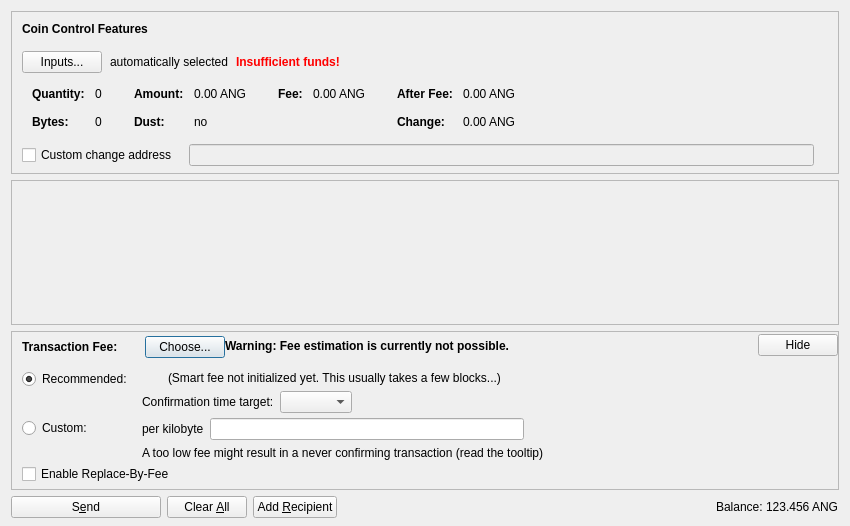
<?xml version="1.0" encoding="UTF-8"?>
<ui version="4.0">
 <class>SendCoinsDialog</class>
 <widget class="QDialog" name="SendCoinsDialog">
  <property name="geometry">
   <rect>
    <x>0</x>
    <y>0</y>
    <width>850</width>
    <height>526</height>
   </rect>
  </property>
  <property name="windowTitle">
   <string>Send Coins</string>
  </property>
  <layout class="QVBoxLayout" name="verticalLayout" stretch="0,1,0,0">
   <property name="bottomMargin">
    <number>8</number>
   </property>
   <item>
    <widget class="QFrame" name="frameCoinControl">
     <property name="sizePolicy">
      <sizepolicy hsizetype="Expanding" vsizetype="Expanding">
       <horstretch>0</horstretch>
       <verstretch>0</verstretch>
      </sizepolicy>
     </property>
     <property name="maximumSize">
      <size>
       <width>16777215</width>
       <height>16777215</height>
      </size>
     </property>
     <property name="frameShape">
      <enum>QFrame::StyledPanel</enum>
     </property>
     <property name="frameShadow">
      <enum>QFrame::Sunken</enum>
     </property>
     <layout class="QVBoxLayout" name="verticalLayoutCoinControl2">
      <property name="spacing">
       <number>0</number>
      </property>
      <property name="leftMargin">
       <number>0</number>
      </property>
      <property name="topMargin">
       <number>0</number>
      </property>
      <property name="rightMargin">
       <number>0</number>
      </property>
      <property name="bottomMargin">
       <number>6</number>
      </property>
      <item>
       <layout class="QVBoxLayout" name="verticalLayoutCoinControl" stretch="0,0,0,0,1">
        <property name="spacing">
         <number>0</number>
        </property>
        <property name="leftMargin">
         <number>10</number>
        </property>
        <property name="topMargin">
         <number>10</number>
        </property>
        <item>
         <layout class="QHBoxLayout" name="horizontalLayoutCoinControl1">
          <property name="bottomMargin">
           <number>15</number>
          </property>
          <item>
           <widget class="QLabel" name="labelCoinControlFeatures">
            <property name="sizePolicy">
             <sizepolicy hsizetype="Preferred" vsizetype="Maximum">
              <horstretch>0</horstretch>
              <verstretch>0</verstretch>
             </sizepolicy>
            </property>
            <property name="font">
             <font>
              <weight>75</weight>
              <bold>true</bold>
             </font>
            </property>
            <property name="styleSheet">
             <string notr="true">font-weight:bold;</string>
            </property>
            <property name="text">
             <string>Coin Control Features</string>
            </property>
           </widget>
          </item>
         </layout>
        </item>
        <item>
         <layout class="QHBoxLayout" name="horizontalLayoutCoinControl2" stretch="0,0,0,0">
          <property name="spacing">
           <number>8</number>
          </property>
          <property name="bottomMargin">
           <number>10</number>
          </property>
          <item>
           <widget class="QPushButton" name="pushButtonCoinControl">
            <property name="styleSheet">
             <string notr="true"/>
            </property>
            <property name="text">
             <string>Inputs...</string>
            </property>
            <property name="autoDefault">
             <bool>false</bool>
            </property>
           </widget>
          </item>
          <item>
           <widget class="QLabel" name="labelCoinControlAutomaticallySelected">
            <property name="text">
             <string>automatically selected</string>
            </property>
            <property name="margin">
             <number>5</number>
            </property>
           </widget>
          </item>
          <item>
           <widget class="QLabel" name="labelCoinControlInsuffFunds">
            <property name="font">
             <font>
              <weight>75</weight>
              <bold>true</bold>
             </font>
            </property>
            <property name="styleSheet">
             <string notr="true">color:red;font-weight:bold;</string>
            </property>
            <property name="text">
             <string>Insufficient funds!</string>
            </property>
            <property name="margin">
             <number>5</number>
            </property>
           </widget>
          </item>
          <item>
           <spacer name="horizontalSpacerCoinControl">
            <property name="orientation">
             <enum>Qt::Horizontal</enum>
            </property>
            <property name="sizeHint" stdset="0">
             <size>
              <width>40</width>
              <height>1</height>
             </size>
            </property>
           </spacer>
          </item>
         </layout>
        </item>
        <item>
         <widget class="QWidget" name="widgetCoinControl" native="true">
          <property name="sizePolicy">
           <sizepolicy hsizetype="Preferred" vsizetype="Preferred">
            <horstretch>0</horstretch>
            <verstretch>0</verstretch>
           </sizepolicy>
          </property>
          <property name="minimumSize">
           <size>
            <width>0</width>
            <height>0</height>
           </size>
          </property>
          <property name="styleSheet">
           <string notr="true"/>
          </property>
          <layout class="QHBoxLayout" name="horizontalLayoutCoinControl5">
           <property name="leftMargin">
            <number>0</number>
           </property>
           <property name="topMargin">
            <number>0</number>
           </property>
           <property name="rightMargin">
            <number>0</number>
           </property>
           <property name="bottomMargin">
            <number>0</number>
           </property>
           <item>
            <layout class="QHBoxLayout" name="horizontalLayoutCoinControl3" stretch="0,0,0,1">
             <property name="spacing">
              <number>20</number>
             </property>
             <property name="topMargin">
              <number>0</number>
             </property>
             <property name="bottomMargin">
              <number>10</number>
             </property>
             <item>
              <layout class="QFormLayout" name="formLayoutCoinControl1">
               <property name="horizontalSpacing">
                <number>10</number>
               </property>
               <property name="verticalSpacing">
                <number>14</number>
               </property>
               <property name="leftMargin">
                <number>10</number>
               </property>
               <property name="topMargin">
                <number>4</number>
               </property>
               <property name="rightMargin">
                <number>6</number>
               </property>
               <item row="0" column="0">
                <widget class="QLabel" name="labelCoinControlQuantityText">
                 <property name="font">
                  <font>
                   <weight>75</weight>
                   <bold>true</bold>
                  </font>
                 </property>
                 <property name="text">
                  <string>Quantity:</string>
                 </property>
                 <property name="margin">
                  <number>0</number>
                 </property>
                </widget>
               </item>
               <item row="0" column="1">
                <widget class="QLabel" name="labelCoinControlQuantity">
                 <property name="cursor">
                  <cursorShape>IBeamCursor</cursorShape>
                 </property>
                 <property name="contextMenuPolicy">
                  <enum>Qt::ActionsContextMenu</enum>
                 </property>
                 <property name="text">
                  <string notr="true">0</string>
                 </property>
                 <property name="margin">
                  <number>0</number>
                 </property>
                 <property name="textInteractionFlags">
                  <set>Qt::LinksAccessibleByMouse|Qt::TextSelectableByKeyboard|Qt::TextSelectableByMouse</set>
                 </property>
                </widget>
               </item>
               <item row="1" column="0">
                <widget class="QLabel" name="labelCoinControlBytesText">
                 <property name="font">
                  <font>
                   <weight>75</weight>
                   <bold>true</bold>
                  </font>
                 </property>
                 <property name="text">
                  <string>Bytes:</string>
                 </property>
                </widget>
               </item>
               <item row="1" column="1">
                <widget class="QLabel" name="labelCoinControlBytes">
                 <property name="cursor">
                  <cursorShape>IBeamCursor</cursorShape>
                 </property>
                 <property name="contextMenuPolicy">
                  <enum>Qt::ActionsContextMenu</enum>
                 </property>
                 <property name="text">
                  <string notr="true">0</string>
                 </property>
                 <property name="textInteractionFlags">
                  <set>Qt::LinksAccessibleByMouse|Qt::TextSelectableByKeyboard|Qt::TextSelectableByMouse</set>
                 </property>
                </widget>
               </item>
              </layout>
             </item>
             <item>
              <layout class="QFormLayout" name="formLayoutCoinControl2">
               <property name="horizontalSpacing">
                <number>10</number>
               </property>
               <property name="verticalSpacing">
                <number>14</number>
               </property>
               <property name="leftMargin">
                <number>6</number>
               </property>
               <property name="topMargin">
                <number>4</number>
               </property>
               <property name="rightMargin">
                <number>6</number>
               </property>
               <item row="0" column="0">
                <widget class="QLabel" name="labelCoinControlAmountText">
                 <property name="font">
                  <font>
                   <weight>75</weight>
                   <bold>true</bold>
                  </font>
                 </property>
                 <property name="text">
                  <string>Amount:</string>
                 </property>
                 <property name="margin">
                  <number>0</number>
                 </property>
                </widget>
               </item>
               <item row="0" column="1">
                <widget class="QLabel" name="labelCoinControlAmount">
                 <property name="cursor">
                  <cursorShape>IBeamCursor</cursorShape>
                 </property>
                 <property name="contextMenuPolicy">
                  <enum>Qt::ActionsContextMenu</enum>
                 </property>
                 <property name="text">
                  <string notr="true">0.00 ANG</string>
                 </property>
                 <property name="textInteractionFlags">
                  <set>Qt::LinksAccessibleByMouse|Qt::TextSelectableByKeyboard|Qt::TextSelectableByMouse</set>
                 </property>
                </widget>
               </item>
               <item row="1" column="0">
                <widget class="QLabel" name="labelCoinControlLowOutputText">
                 <property name="font">
                  <font>
                   <weight>75</weight>
                   <bold>true</bold>
                  </font>
                 </property>
                 <property name="text">
                  <string>Dust:</string>
                 </property>
                </widget>
               </item>
               <item row="1" column="1">
                <widget class="QLabel" name="labelCoinControlLowOutput">
                 <property name="cursor">
                  <cursorShape>IBeamCursor</cursorShape>
                 </property>
                 <property name="contextMenuPolicy">
                  <enum>Qt::ActionsContextMenu</enum>
                 </property>
                 <property name="text">
                  <string notr="true">no</string>
                 </property>
                 <property name="textInteractionFlags">
                  <set>Qt::LinksAccessibleByMouse|Qt::TextSelectableByKeyboard|Qt::TextSelectableByMouse</set>
                 </property>
                </widget>
               </item>
              </layout>
             </item>
             <item>
              <layout class="QFormLayout" name="formLayoutCoinControl3">
               <property name="horizontalSpacing">
                <number>10</number>
               </property>
               <property name="verticalSpacing">
                <number>14</number>
               </property>
               <property name="leftMargin">
                <number>6</number>
               </property>
               <property name="topMargin">
                <number>4</number>
               </property>
               <property name="rightMargin">
                <number>6</number>
               </property>
               <item row="0" column="0">
                <widget class="QLabel" name="labelCoinControlFeeText">
                 <property name="font">
                  <font>
                   <weight>75</weight>
                   <bold>true</bold>
                  </font>
                 </property>
                 <property name="text">
                  <string>Fee:</string>
                 </property>
                 <property name="margin">
                  <number>0</number>
                 </property>
                </widget>
               </item>
               <item row="0" column="1">
                <widget class="QLabel" name="labelCoinControlFee">
                 <property name="cursor">
                  <cursorShape>IBeamCursor</cursorShape>
                 </property>
                 <property name="contextMenuPolicy">
                  <enum>Qt::ActionsContextMenu</enum>
                 </property>
                 <property name="text">
                  <string notr="true">0.00 ANG</string>
                 </property>
                 <property name="textInteractionFlags">
                  <set>Qt::LinksAccessibleByMouse|Qt::TextSelectableByKeyboard|Qt::TextSelectableByMouse</set>
                 </property>
                </widget>
               </item>
              </layout>
             </item>
             <item>
              <layout class="QFormLayout" name="formLayoutCoinControl4">
               <property name="horizontalSpacing">
                <number>10</number>
               </property>
               <property name="verticalSpacing">
                <number>14</number>
               </property>
               <property name="leftMargin">
                <number>6</number>
               </property>
               <property name="topMargin">
                <number>4</number>
               </property>
               <property name="rightMargin">
                <number>6</number>
               </property>
               <item row="0" column="0">
                <widget class="QLabel" name="labelCoinControlAfterFeeText">
                 <property name="font">
                  <font>
                   <weight>75</weight>
                   <bold>true</bold>
                  </font>
                 </property>
                 <property name="text">
                  <string>After Fee:</string>
                 </property>
                 <property name="margin">
                  <number>0</number>
                 </property>
                </widget>
               </item>
               <item row="0" column="1">
                <widget class="QLabel" name="labelCoinControlAfterFee">
                 <property name="cursor">
                  <cursorShape>IBeamCursor</cursorShape>
                 </property>
                 <property name="contextMenuPolicy">
                  <enum>Qt::ActionsContextMenu</enum>
                 </property>
                 <property name="text">
                  <string notr="true">0.00 ANG</string>
                 </property>
                 <property name="textInteractionFlags">
                  <set>Qt::LinksAccessibleByMouse|Qt::TextSelectableByKeyboard|Qt::TextSelectableByMouse</set>
                 </property>
                </widget>
               </item>
               <item row="1" column="0">
                <widget class="QLabel" name="labelCoinControlChangeText">
                 <property name="font">
                  <font>
                   <weight>75</weight>
                   <bold>true</bold>
                  </font>
                 </property>
                 <property name="text">
                  <string>Change:</string>
                 </property>
                </widget>
               </item>
               <item row="1" column="1">
                <widget class="QLabel" name="labelCoinControlChange">
                 <property name="cursor">
                  <cursorShape>IBeamCursor</cursorShape>
                 </property>
                 <property name="contextMenuPolicy">
                  <enum>Qt::ActionsContextMenu</enum>
                 </property>
                 <property name="text">
                  <string notr="true">0.00 ANG</string>
                 </property>
                 <property name="textInteractionFlags">
                  <set>Qt::LinksAccessibleByMouse|Qt::TextSelectableByKeyboard|Qt::TextSelectableByMouse</set>
                 </property>
                </widget>
               </item>
              </layout>
             </item>
            </layout>
           </item>
          </layout>
         </widget>
        </item>
        <item>
         <layout class="QHBoxLayout" name="horizontalLayoutCoinControl4" stretch="0,0,0">
          <property name="spacing">
           <number>12</number>
          </property>
          <property name="sizeConstraint">
           <enum>QLayout::SetDefaultConstraint</enum>
          </property>
          <property name="topMargin">
           <number>5</number>
          </property>
          <property name="rightMargin">
           <number>5</number>
          </property>
          <item>
           <widget class="QCheckBox" name="checkBoxCoinControlChange">
            <property name="toolTip">
             <string>If this is activated, but the change address is empty or invalid, change will be sent to a newly generated address.</string>
            </property>
            <property name="text">
             <string>Custom change address</string>
            </property>
           </widget>
          </item>
          <item>
           <widget class="QValidatedLineEdit" name="lineEditCoinControlChange">
            <property name="enabled">
             <bool>false</bool>
            </property>
            <property name="sizePolicy">
             <sizepolicy hsizetype="Expanding" vsizetype="Fixed">
              <horstretch>0</horstretch>
              <verstretch>0</verstretch>
             </sizepolicy>
            </property>
           </widget>
          </item>
          <item>
           <widget class="QLabel" name="labelCoinControlChangeLabel">
            <property name="sizePolicy">
             <sizepolicy hsizetype="Preferred" vsizetype="Expanding">
              <horstretch>0</horstretch>
              <verstretch>0</verstretch>
             </sizepolicy>
            </property>
            <property name="minimumSize">
             <size>
              <width>0</width>
              <height>0</height>
             </size>
            </property>
            <property name="text">
             <string/>
            </property>
            <property name="margin">
             <number>3</number>
            </property>
           </widget>
          </item>
         </layout>
        </item>
        <item>
         <spacer name="verticalSpacerCoinControl">
          <property name="orientation">
           <enum>Qt::Vertical</enum>
          </property>
          <property name="sizeHint" stdset="0">
           <size>
            <width>800</width>
            <height>1</height>
           </size>
          </property>
         </spacer>
        </item>
       </layout>
      </item>
     </layout>
    </widget>
   </item>
   <item>
    <widget class="QScrollArea" name="scrollArea">
     <property name="widgetResizable">
      <bool>true</bool>
     </property>
     <widget class="QWidget" name="scrollAreaWidgetContents">
      <property name="geometry">
       <rect>
        <x>0</x>
        <y>0</y>
        <width>830</width>
        <height>104</height>
       </rect>
      </property>
      <layout class="QVBoxLayout" name="verticalLayout_2" stretch="0,1">
       <property name="leftMargin">
        <number>0</number>
       </property>
       <property name="topMargin">
        <number>0</number>
       </property>
       <property name="rightMargin">
        <number>0</number>
       </property>
       <property name="bottomMargin">
        <number>0</number>
       </property>
       <item>
        <layout class="QVBoxLayout" name="entries">
         <property name="spacing">
          <number>6</number>
         </property>
        </layout>
       </item>
       <item>
        <spacer name="verticalSpacer">
         <property name="orientation">
          <enum>Qt::Vertical</enum>
         </property>
         <property name="sizeHint" stdset="0">
          <size>
           <width>20</width>
           <height>40</height>
          </size>
         </property>
        </spacer>
       </item>
      </layout>
     </widget>
    </widget>
   </item>
   <item>
    <widget class="QFrame" name="frameFee">
     <property name="sizePolicy">
      <sizepolicy hsizetype="Expanding" vsizetype="Expanding">
       <horstretch>0</horstretch>
       <verstretch>0</verstretch>
      </sizepolicy>
     </property>
     <property name="maximumSize">
      <size>
       <width>16777215</width>
       <height>16777215</height>
      </size>
     </property>
     <property name="frameShape">
      <enum>QFrame::StyledPanel</enum>
     </property>
     <property name="frameShadow">
      <enum>QFrame::Sunken</enum>
     </property>
     <layout class="QVBoxLayout" name="verticalLayoutFee1">
      <property name="spacing">
       <number>0</number>
      </property>
      <property name="leftMargin">
       <number>0</number>
      </property>
      <property name="topMargin">
       <number>0</number>
      </property>
      <property name="rightMargin">
       <number>0</number>
      </property>
      <property name="bottomMargin">
       <number>0</number>
      </property>
      <item>
       <layout class="QVBoxLayout" name="verticalLayoutFee2" stretch="0,0,0">
        <property name="spacing">
         <number>0</number>
        </property>
        <property name="leftMargin">
         <number>10</number>
        </property>
        <property name="topMargin">
         <number>0</number>
        </property>
        <item>
         <layout class="QHBoxLayout" name="horizontalLayoutFee1">
          <property name="bottomMargin">
           <number>0</number>
          </property>
          <item>
           <layout class="QVBoxLayout" name="verticalLayoutFee7">
            <property name="spacing">
             <number>0</number>
            </property>
            <item>
             <spacer name="verticalSpacerSmartFee">
              <property name="orientation">
               <enum>Qt::Vertical</enum>
              </property>
              <property name="sizeType">
               <enum>QSizePolicy::Fixed</enum>
              </property>
              <property name="sizeHint" stdset="0">
               <size>
                <width>1</width>
                <height>4</height>
               </size>
              </property>
             </spacer>
            </item>
            <item>
             <layout class="QHBoxLayout" name="horizontalLayoutSmartFee">
              <property name="spacing">
               <number>10</number>
              </property>
              <item>
               <widget class="QLabel" name="labelFeeHeadline">
                <property name="sizePolicy">
                 <sizepolicy hsizetype="Preferred" vsizetype="Maximum">
                  <horstretch>0</horstretch>
                  <verstretch>0</verstretch>
                 </sizepolicy>
                </property>
                <property name="font">
                 <font>
                  <weight>75</weight>
                  <bold>true</bold>
                 </font>
                </property>
                <property name="styleSheet">
                 <string notr="true">font-weight:bold;</string>
                </property>
                <property name="text">
                 <string>Transaction Fee:</string>
                </property>
               </widget>
              </item>
              <item>
               <widget class="QLabel" name="labelFeeMinimized">
                <property name="text">
                 <string/>
                </property>
               </widget>
              </item>
              <item>
               <widget class="QPushButton" name="buttonChooseFee">
                <property name="text">
                 <string>Choose...</string>
                </property>
               </widget>
              </item>
             </layout>
            </item>
            <item>
             <spacer name="verticalSpacer_5">
              <property name="orientation">
               <enum>Qt::Vertical</enum>
              </property>
              <property name="sizeHint" stdset="0">
               <size>
                <width>1</width>
                <height>1</height>
               </size>
              </property>
             </spacer>
            </item>
           </layout>
          </item>
          <item>
           <widget class="QLabel" name="fallbackFeeWarningLabel">
            <property name="toolTip">
             <string>Using the fallbackfee can result in sending a transaction that will take several hours or days (or never) to confirm. Consider choosing your fee manually or wait until you have validated the complete chain.</string>
            </property>
            <property name="font">
            <font>
                <weight>75</weight>
                <bold>true</bold>
            </font>
            </property>
            <property name="text">
             <string>Warning: Fee estimation is currently not possible.</string>
            </property>
            <property name="wordWrap">
             <bool>false</bool>
            </property>
           </widget>
          </item>
          <item>
           <spacer name="horizontalSpacer_4">
            <property name="orientation">
             <enum>Qt::Horizontal</enum>
            </property>
            <property name="sizeType">
             <enum>QSizePolicy::MinimumExpanding</enum>
            </property>
            <property name="sizeHint" stdset="0">
             <size>
              <width>40</width>
              <height>20</height>
             </size>
            </property>
           </spacer>
          </item>
          <item>
           <widget class="QPushButton" name="buttonMinimizeFee">
            <property name="toolTip">
             <string>Hide transaction fee settings</string>
            </property>
            <property name="text">
             <string>Hide</string>
            </property>
           </widget>
          </item>
         </layout>
        </item>
        <item>
         <widget class="QFrame" name="frameFeeSelection">
          <layout class="QVBoxLayout" name="verticalLayoutFee12">
           <property name="spacing">
            <number>0</number>
           </property>
           <property name="leftMargin">
            <number>0</number>
           </property>
           <property name="topMargin">
            <number>0</number>
           </property>
           <property name="rightMargin">
            <number>0</number>
           </property>
           <property name="bottomMargin">
            <number>0</number>
           </property>
           <item>
            <layout class="QGridLayout" name="gridLayoutFee">
             <property name="topMargin">
              <number>10</number>
             </property>
             <property name="bottomMargin">
              <number>4</number>
             </property>
             <property name="horizontalSpacing">
              <number>10</number>
             </property>
             <property name="verticalSpacing">
              <number>4</number>
             </property>
             <item row="1" column="1">
              <layout class="QVBoxLayout" name="verticalLayoutFee8">
               <property name="spacing">
                <number>6</number>
               </property>
               <item>
                <layout class="QHBoxLayout" name="horizontalLayoutFee13">
                 <item>
                  <widget class="QLabel" name="labelCustomPerKilobyte">
                   <property name="toolTip">
                    <string>Specify a custom fee per kB (1,000 bytes) of the transaction's virtual size.

Note:  Since the fee is calculated on a per-byte basis, a fee of "100 satoshis per kB" for a transaction size of 500 bytes (half of 1 kB) would ultimately yield a fee of only 50 satoshis.</string>
                   </property>
                   <property name="text">
                    <string>per kilobyte</string>
                   </property>
                  </widget>
                 </item>
                 <item>
                  <widget class="ANGCOINAmountField" name="customFee"/>
                 </item>
                 <item>
                  <spacer name="horizontalSpacer_6">
                   <property name="orientation">
                    <enum>Qt::Horizontal</enum>
                   </property>
                   <property name="sizeHint" stdset="0">
                    <size>
                     <width>1</width>
                     <height>1</height>
                    </size>
                   </property>
                  </spacer>
                 </item>
                </layout>
               </item>
               <item>
                <layout class="QHBoxLayout" name="horizontalLayoutFee8">
                 <item>
                  <widget class="QLabel" name="labelCustomFeeWarning">
                   <property name="enabled">
                    <bool>true</bool>
                   </property>
                   <property name="toolTip">
                    <string>When there is less transaction volume than space in the blocks, miners as well as relaying nodes may enforce a minimum fee. Paying only this minimum fee is just fine, but be aware that this can result in a never confirming transaction once there is more demand for angcoin transactions than the network can process.</string>
                   </property>
                   <property name="text">
                    <string>A too low fee might result in a never confirming transaction (read the tooltip)</string>
                   </property>
                  </widget>
                 </item>
                 <item>
                  <spacer name="horizontalSpacer_2">
                   <property name="orientation">
                    <enum>Qt::Horizontal</enum>
                   </property>
                   <property name="sizeHint" stdset="0">
                    <size>
                     <width>1</width>
                     <height>1</height>
                    </size>
                   </property>
                  </spacer>
                 </item>
                </layout>
               </item>
              </layout>
             </item>
             <item row="0" column="0">
              <layout class="QVBoxLayout" name="verticalLayoutFee4" stretch="0,1">
               <item>
                <widget class="QRadioButton" name="radioSmartFee">
                 <property name="text">
                  <string>Recommended:</string>
                 </property>
                 <property name="checked">
                  <bool>true</bool>
                 </property>
                 <attribute name="buttonGroup">
                  <string notr="true">groupFee</string>
                 </attribute>
                </widget>
               </item>
               <item>
                <spacer name="verticalSpacer_2">
                 <property name="orientation">
                  <enum>Qt::Vertical</enum>
                 </property>
                 <property name="sizeHint" stdset="0">
                  <size>
                   <width>1</width>
                   <height>1</height>
                  </size>
                 </property>
                </spacer>
               </item>
              </layout>
             </item>
             <item row="1" column="0">
              <layout class="QVBoxLayout" name="verticalLayoutFee9" stretch="0,1">
               <item>
                <widget class="QRadioButton" name="radioCustomFee">
                 <property name="text">
                  <string>Custom:</string>
                 </property>
                 <attribute name="buttonGroup">
                  <string notr="true">groupFee</string>
                 </attribute>
                </widget>
               </item>
               <item>
                <spacer name="verticalSpacer_6">
                 <property name="orientation">
                  <enum>Qt::Vertical</enum>
                 </property>
                 <property name="sizeHint" stdset="0">
                  <size>
                   <width>1</width>
                   <height>1</height>
                  </size>
                 </property>
                </spacer>
               </item>
              </layout>
             </item>
             <item row="0" column="1">
              <layout class="QVBoxLayout" name="verticalLayoutFee3" stretch="0,0,1">
               <property name="spacing">
                <number>6</number>
               </property>
               <property name="topMargin">
                <number>2</number>
               </property>
               <item>
                <layout class="QHBoxLayout" name="horizontalLayoutFee12">
                 <item>
                  <widget class="QLabel" name="labelSmartFee">
                   <property name="text">
                    <string/>
                   </property>
                  </widget>
                 </item>
                 <item>
                  <widget class="QLabel" name="labelFeeEstimation">
                   <property name="text">
                    <string/>
                   </property>
                  </widget>
                 </item>
                 <item>
                  <widget class="QLabel" name="labelSmartFee2">
                   <property name="text">
                    <string>(Smart fee not initialized yet. This usually takes a few blocks...)</string>
                   </property>
                  </widget>
                 </item>
                 <item>
                  <spacer name="horizontalSpacer_5">
                   <property name="orientation">
                    <enum>Qt::Horizontal</enum>
                   </property>
                   <property name="sizeHint" stdset="0">
                    <size>
                     <width>1</width>
                     <height>1</height>
                    </size>
                   </property>
                  </spacer>
                 </item>
                </layout>
               </item>
               <item>
                <layout class="QHBoxLayout" name="horizontalLayoutFee9">
                 <item>
                  <layout class="QVBoxLayout" name="verticalLayoutFee6">
                   <item>
                    <widget class="QLabel" name="labelSmartFee3">
                     <property name="text">
                      <string>Confirmation time target:</string>
                     </property>
                    </widget>
                   </item>
                  </layout>
                 </item>
                 <item>
                  <layout class="QVBoxLayout" name="verticalLayoutFee5">
                   <property name="rightMargin">
                    <number>30</number>
                   </property>
                   <item>
                    <layout class="QHBoxLayout" name="horizontalLayoutConfTarget">
                     <property name="bottomMargin">
                      <number>0</number>
                     </property>
                     <item>
                      <widget class="QComboBox" name="confTargetSelector"/>
                     </item>
                     <item>
                      <spacer name="horizontalSpacerConfTarget">
                       <property name="orientation">
                        <enum>Qt::Horizontal</enum>
                       </property>
                       <property name="sizeHint" stdset="0">
                        <size>
                         <width>40</width>
                         <height>20</height>
                        </size>
                       </property>
                      </spacer>
                     </item>
                    </layout>
                   </item>
                  </layout>
                 </item>
                </layout>
               </item>
               <item>
                <spacer name="verticalSpacer_4">
                 <property name="orientation">
                  <enum>Qt::Vertical</enum>
                 </property>
                 <property name="sizeHint" stdset="0">
                  <size>
                   <width>1</width>
                   <height>1</height>
                  </size>
                 </property>
                </spacer>
               </item>
              </layout>
             </item>
            </layout>
           </item>
           <item>
            <widget class="QCheckBox" name="optInRBF">
             <property name="text">
              <string>Enable Replace-By-Fee</string>
             </property>
             <property name="toolTip">
              <string>With Replace-By-Fee (BIP-125) you can increase a transaction's fee after it is sent. Without this, a higher fee may be recommended to compensate for increased transaction delay risk.</string>
             </property>
            </widget>
           </item>
          </layout>
         </widget>
        </item>
        <item>
         <spacer name="verticalSpacerFee">
          <property name="orientation">
           <enum>Qt::Vertical</enum>
          </property>
          <property name="sizeHint" stdset="0">
           <size>
            <width>40</width>
            <height>5</height>
           </size>
          </property>
         </spacer>
        </item>
       </layout>
      </item>
     </layout>
    </widget>
   </item>
   <item>
    <layout class="QHBoxLayout" name="horizontalLayout">
     <item>
      <widget class="QPushButton" name="sendButton">
       <property name="minimumSize">
        <size>
         <width>150</width>
         <height>0</height>
        </size>
       </property>
       <property name="toolTip">
        <string>Confirm the send action</string>
       </property>
       <property name="text">
        <string>S&amp;end</string>
       </property>
       <property name="icon">
        <iconset resource="../angcoin.qrc">
         <normaloff>:/icons/send</normaloff>:/icons/send</iconset>
       </property>
       <property name="autoDefault">
        <bool>false</bool>
       </property>
       <property name="default">
        <bool>false</bool>
       </property>
      </widget>
     </item>
     <item>
      <widget class="QPushButton" name="clearButton">
       <property name="sizePolicy">
        <sizepolicy hsizetype="Minimum" vsizetype="Fixed">
         <horstretch>0</horstretch>
         <verstretch>0</verstretch>
        </sizepolicy>
       </property>
       <property name="toolTip">
        <string>Clear all fields of the form.</string>
       </property>
       <property name="text">
        <string>Clear &amp;All</string>
       </property>
       <property name="icon">
        <iconset resource="../angcoin.qrc">
         <normaloff>:/icons/remove</normaloff>:/icons/remove</iconset>
       </property>
       <property name="autoDefault">
        <bool>false</bool>
       </property>
      </widget>
     </item>
     <item>
      <widget class="QPushButton" name="addButton">
       <property name="toolTip">
        <string>Send to multiple recipients at once</string>
       </property>
       <property name="text">
        <string>Add &amp;Recipient</string>
       </property>
       <property name="icon">
        <iconset resource="../angcoin.qrc">
         <normaloff>:/icons/add</normaloff>:/icons/add</iconset>
       </property>
       <property name="autoDefault">
        <bool>false</bool>
       </property>
      </widget>
     </item>
     <item>
      <spacer name="horizontalSpacer">
       <property name="orientation">
        <enum>Qt::Horizontal</enum>
       </property>
       <property name="sizeHint" stdset="0">
        <size>
         <width>40</width>
         <height>20</height>
        </size>
       </property>
      </spacer>
     </item>
     <item>
      <layout class="QHBoxLayout" name="horizontalLayout_2">
       <property name="spacing">
        <number>3</number>
       </property>
       <item>
        <widget class="QLabel" name="labelBalanceName">
         <property name="sizePolicy">
          <sizepolicy hsizetype="Preferred" vsizetype="Fixed">
           <horstretch>0</horstretch>
           <verstretch>0</verstretch>
          </sizepolicy>
         </property>
         <property name="text">
          <string>Balance:</string>
         </property>
        </widget>
       </item>
       <item>
        <widget class="QLabel" name="labelBalance">
         <property name="sizePolicy">
          <sizepolicy hsizetype="Preferred" vsizetype="Fixed">
           <horstretch>0</horstretch>
           <verstretch>0</verstretch>
          </sizepolicy>
         </property>
         <property name="cursor">
          <cursorShape>IBeamCursor</cursorShape>
         </property>
         <property name="text">
          <string notr="true">123.456 ANG</string>
         </property>
         <property name="textInteractionFlags">
          <set>Qt::LinksAccessibleByMouse|Qt::TextSelectableByKeyboard|Qt::TextSelectableByMouse</set>
         </property>
        </widget>
       </item>
      </layout>
     </item>
    </layout>
   </item>
  </layout>
 </widget>
 <customwidgets>
  <customwidget>
   <class>QValidatedLineEdit</class>
   <extends>QLineEdit</extends>
   <header>qt/qvalidatedlineedit.h</header>
  </customwidget>
  <customwidget>
   <class>ANGCOINAmountField</class>
   <extends>QLineEdit</extends>
   <header>qt/angcoinamountfield.h</header>
   <container>1</container>
  </customwidget>
 </customwidgets>
 <resources>
  <include location="../angcoin.qrc"/>
 </resources>
 <connections/>
 <buttongroups>
  <buttongroup name="groupFee"/>
 </buttongroups>
</ui>
